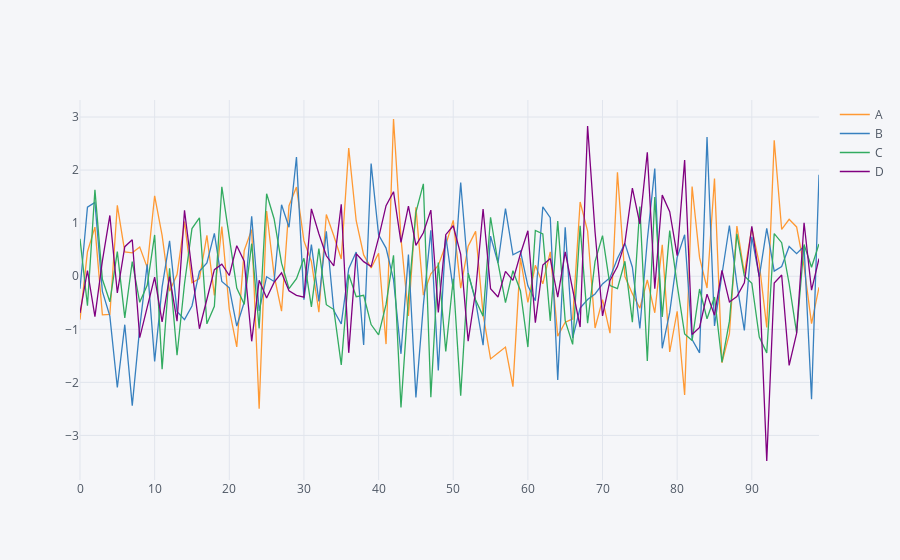

Here is the notebook cell this chart was saved with:
### Code cell
df.iplot() #Interactive plot
